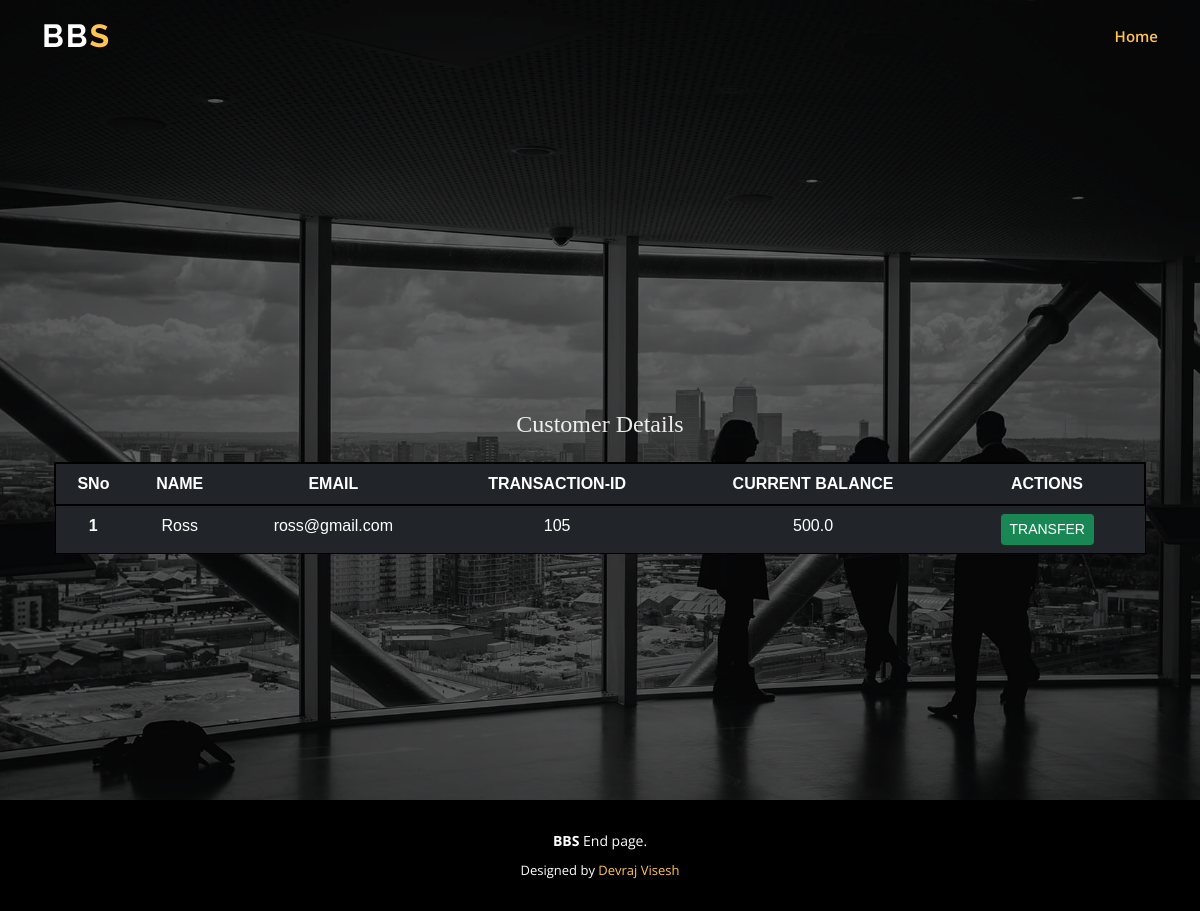
The page /view/5 on the database its author committed.
### tables this page shows
CREATE TABLE customer1
               (sno INTEGER,name TEXT,email TEXT,transactionid INTEGER,current REAL);

### code/bank.py (the view)
@app.route('/view/<int:sno>')
def viewcust(sno):
    conn = sqlite3.connect('bankdatabase.db')
    conn.row_factory = sqlite3.Row
    c = conn.cursor()
    c.execute("SELECT * FROM customer1 WHERE sno=" + str(sno))
    cust = c.fetchall()
    conn.commit()
    conn.close()
    return render_template('view_onecust.html', cust=cust)

### code/templates/view_onecust.html (shortened to what this page needs)
<!DOCTYPE html>
<html lang="en">
<head>
  <link href="{{ url_for('static', filename = 'assets/vendor/aos/aos.css') }}" rel="stylesheet">
  <link href="{{ url_for('static', filename = 'assets/vendor/bootstrap/css/bootstrap.min.css') }}" rel="stylesheet">
  <link href="{{ url_for('static', filename = 'assets/vendor/bootstrap-icons/bootstrap-icons.css') }}" rel="stylesheet">
  <link href="{{ url_for('static', filename = 'assets/vendor/boxicons/css/boxicons.min.css') }}" rel="stylesheet">
  <link href="{{ url_for('static', filename = 'assets/vendor/glightbox/css/glightbox.min.css') }}" rel="stylesheet">
  <link href="{{ url_for('static', filename = 'assets/vendor/remixicon/remixicon.css') }}" rel="stylesheet">
  <link href="{{ url_for('static', filename = 'assets/vendor/swiper/swiper-bundle.min.css') }}" rel="stylesheet">
  <link href="{{ url_for('static', filename = 'assets/css/style.css') }}" rel="stylesheet">
</head>
<body>
    <header id="header" class="fixed-top ">
        <div class="container d-flex align-items-center justify-content-lg-between">
            <h1 class="logo me-auto me-lg-0"><a href="/">BB<span>S</span></a></h1>
            <nav id="navbar" class="navbar order-last order-lg-0">
                <ul>
                    <li><a class="nav-link scrollto active" href="/" style="text-align: center;">Home</a></li>
                </ul>
            </nav>
        </div>
    </header>
    <section id="hero" class="d-flex align-items-center justify-content-center">
        <div class="container" data-aos="fade-up">
            {% block body %}
            <div class="container my-5" style="padding-top: 80px;">
                <table class="table table-dark">
                    <thead>
                        <b> <h2 style="font-family: 'Times New Roman', Times, serif;">Customer Details</h2></b>
                        <br>
                        <tr style="border: 2px solid black; font-family: Arial, Helvetica, sans-serif;">
                            <th scope="col">SNo</th>
                            <th scope="col">NAME</th>
                            <th scope="col">EMAIL</th>
                            <th scope="col">TRANSACTION-ID</th>
                            <th scope="col">CURRENT BALANCE</th>
                            <th scope="col">ACTIONS</th>
                        </tr>
                    </thead>
                    <tbody>
                        {% for details in cust %}
                        <tr style="border: 1px solid black; font-family: Arial, Helvetica, sans-serif;">
                            <th scope="row">{{loop.index}}</th>
                            <td scope="col">{{details["name"]}}</td>
                            <td scope="col">{{details["email"]}}</td>
                            <td scope="col">{{details["transactionid"]}}</td>
                            <td scope="col">{{details["current"]}}</td>
                            <td>
                                <a href="/inputinfo/{{details['sno']}}" type="button"
                                    class="btn btn-success btn-sm mx-2">TRANSFER</button>
                            </td>
                        </tr>
                        {% endfor %}
                    </tbody>
                </table>
            </div>
            {% endblock body %}
        </div>
    </section>
    <main id="main">
        <footer id="footer">
            <div class="container">
                <div class="copyright">
                    <strong><span>BBS</span></strong> End page.
                </div>
                <div class="credits">
                    Designed by <a href="">Devraj Visesh</a>
                </div>
            </div>
        </footer>
</body>
</html>

### code/templates/assets/css/style.css (style rules this page uses)
body { font-family: "Open Sans", sans-serif; color: #444444; }
a { color: #ffc451; text-decoration: none; }
h1, h2, h3, h4, h5, h6 { font-family: "Raleway", sans-serif; }
#header { transition: all 0.5s; z-index: 997; padding: 15px 0; }
#header .logo { font-size: 32px; margin: 0; padding: 0; line-height: 1; font-weight: 700; letter-spacing: 2px; text-transform: uppercase; }
#header .logo a { color: #fff; }
#header .logo a span { color: #ffc451; }
.navbar { padding: 0; }
.navbar ul { margin: 0; padding: 0; display: flex; list-style: none; align-items: center; }
.navbar li { position: relative; }
.navbar a { display: flex; align-items: center; justify-content: space-between; padding: 10px 0 10px 30px; font-size: 15px; font-weight: 600; color: #fff; white-space: nowrap; transition: 0.3s; }
.navbar a:hover, .navbar .active, .navbar li:hover > a { color: #ffc451; }
#hero { width: 100%; height: 100vh; background: url("../img/hero-bg.jpg") top center; background-size: cover; position: relative; }
#hero:before { content: ""; background: rgba(0, 0, 0, 0.6); position: absolute; bottom: 0; top: 0; left: 0; right: 0; }
#hero .container { position: relative; padding-top: 74px; text-align: center; }
#hero h2 { color: rgba(255, 255, 255, 0.9); margin: 10px 0 0 0; font-size: 24px; }
@media (min-width: 1024px) { #hero { background-attachment: fixed; } }
section { padding: 60px 0; overflow: hidden; }
#footer { background: black; padding: 0 0 30px 0; color: #fff; font-size: 14px; }
#footer .copyright { text-align: center; padding-top: 30px; }
#footer .credits { padding-top: 10px; text-align: center; font-size: 13px; color: #fff; }

### rows shown on the page
customer1: name "Ross", email "ross@gmail.com", transactionid "105", current "500.0"
